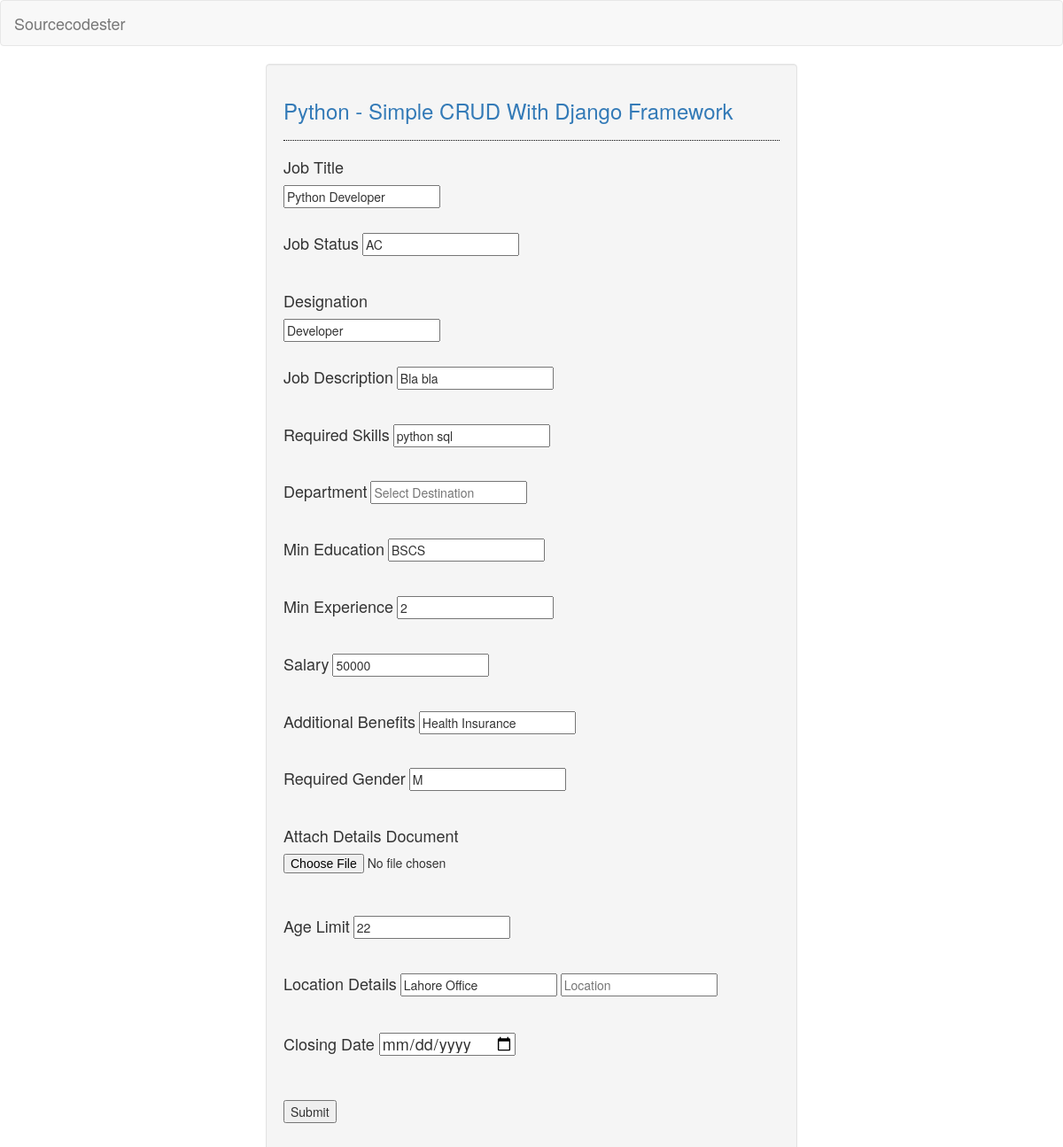
Screenshot of /edit/1 with the database file from the repository.
### accounts/models.py (models this page shows, shortened)
class Job(models.Model):
    title =models.CharField(max_length=20)
    descriptions=models.CharField(max_length=100)
    designation=models.CharField(max_length=50)
    required_skills=models.CharField(max_length=50)
    locations=models.CharField(max_length=50)
    min_education=models.CharField(max_length=50)
    min_experience=models.CharField(max_length=50)
    age_requirements=models.CharField(max_length=50)
    gender =models.CharField(max_length=2,default='M')
    closing_date=models.DateField()
    status=models.CharField(max_length=2)
    salary=models.PositiveIntegerField()
    additional_benefits=models.CharField(max_length=50)
    document=models.FileField(
        default = 'no-file.file'
    )

### accounts/views.py (the view)
# urls.py: url(r'^edit/(?P<id>\d+)$', views.edit, name='edit'),
def edit(request, id):
    Jobs = Job.objects.get(id=id)
    context = {'Jobs': Jobs}
    return render(request, 'accounts/edit.html', context)

### accounts/templates/accounts/edit.html (shortened to what this page needs)
{% extends 'accounts/base.html' %}
{% load static %}
{% block body %}
	<form method="POST" class="post-form" action="update/{{Jobs.id}}">
        <h4>Job Title</h4>
   <input type="text" name="jobtitle"  value="{{ Jobs.title }}"  required>
   <br/><br/>
   <label><h4>Job Status</h4></label>
	<input id="desig" list="listStatus" name="jobstatus"  value="{{ Jobs.status }}" placeholder="Select Job Status" required>
	  <br/><br/>
   <h4>Designation</h4>
		<input id="desig" list="listDesignations" name="designation"  value="{{ Jobs.designation }}" placeholder="Select Designation" required>
    <br/><br/>
   <label><h4>Job Description</h4></label>
    <input type="textarea" name="decrpition" value="{{ Jobs.descriptions }}" placeholder="Job Description Here" required>
	<br/><br/>
  <label><h4>Required Skills</h4></label>
    <input type="text" name="skills"  value="{{ Jobs.required_skills }}" placeholder="C++ / Java" required>
    <br/><br/>
	<label><h4>Department</h4></label>
		<input id="desig" list="listDepartment"  name="department" placeholder="Select Destination" required>
    <br/><br/>
	<label><h4>Min Education</h4></label>
	<input id="desig" list="listEducation" name="minEdu" value="{{ Jobs.min_education }}" placeholder="Select Min Education" required>
	  <br/><br/>
    <label><h4>Min Experience</h4></label>
    <input type="number" name="experience" value="{{ Jobs.min_experience }}" placeholder="0" required>
	<br/><br/>
	<label><h4>Salary</h4></label>
    <input type="number" name="salary" value="{{ Jobs.salary }}" placeholder="45,000 PKR" required>
	<br/><br/>
	<label><h4>Additional Benefits</h4></label>
    <input type="text" name="benefits" value="{{ Jobs.additional_benefits }}" placeholder="any additional benefits">
	<br/><br/>
	<label><h4>Required Gender</h4></label>
	<input id="desig" list="listGender" value="{{ Jobs.gender }}" name="gender" placeholder="Select Gender" required>
	  <br/><br/>
	  <h4>Attach Details Document</h4>
	<input type="file" name="fileDoc" accept="image/*">
	<br/><br/>
	<label><h4>Age Limit</h4></label>
	  <input id="age" type="number"  value="{{ Jobs.age_requirements }}" name="minAge" placeholder="min Age" required>
	<br/><br/>
	<label><h4>Location Details</h4></label>
	<input id="city" list="listCity"  value="{{ Jobs.locations }}" name="city" placeholder="Select City" required>
	  <input id="location" type="text" name="location" placeholder="Location" required>
	<br/><br/>
  	<h4>Closing Date
    <input type="date" id="Cdate" value="{{ Jobs.closing_date }}" name="date" placeholder="last date" required">
    </h4>
    <br/><br/>
    <input type="submit" value="Submit">
    <br/><br/>
    <br/><br/>
    <br/><br/>
    <br/><br/>
    </form>
{% endblock %}

### rows the page displays
Job: jobtitle "Python Developer", jobstatus "AC", designation "Developer", decrpition "Bla bla", skills "python sql", minEdu "BSCS", experience "2", salary "50000", benefits "Health Insurance", gender "M", minAge "22", city "Lahore Office"
